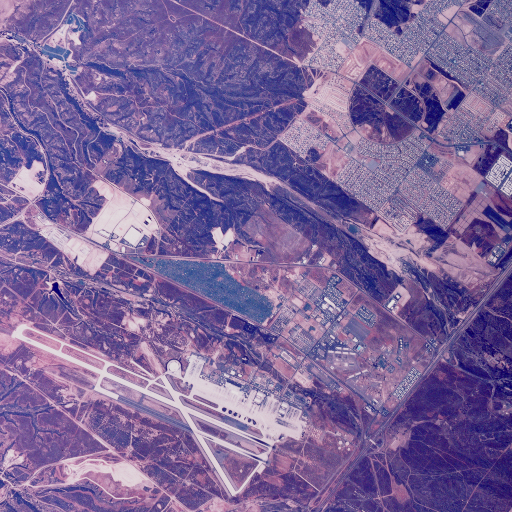
#> input picture images/2.1.01.tiff, 512 x 512 px, found by its file name; its folder holds 4 pictures in this run
$ jupyter execute --allow-errors 'Steganography(PVD).ipynb'
#> lines starting #> are read from the running program, lines starting #| are printed output that depends on the picture
[cell 1]
import cv2
import matplotlib.pyplot as plt
import math
import numpy as np

[cell 2]
#p=input("enter path of cover image")
cover=cv2.imread('images/'+input(),0)
#> the answer given: images/2.1.01.tiff
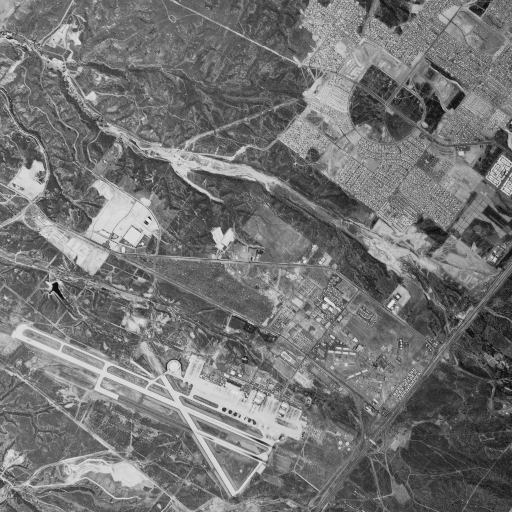
#> cover: shape (512, 512); min 12, max 229, mean 115.5
print(cover.shape)
#| (512, 512)
plt.imshow(cover,cmap='gray')
plt.show()

[cell 3]
#msg=cv2.imread('images/GRAY_8BIT_100x100/'+input("enter path of message image"),0)
msg=cv2.imread('images/'+input("enter path of message image"),0)
#> the answer given: images/2.1.02.tiff
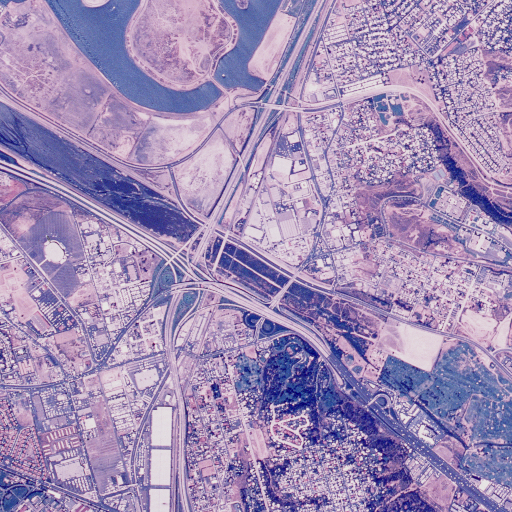
#> input picture images/2.1.02.tiff, 512 x 512 px, found by its file name
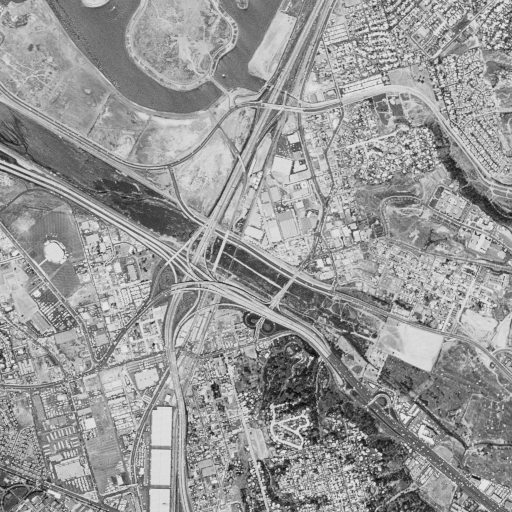
#> msg: shape (512, 512); min 12, max 231, mean 151
print(msg.shape)
#| (512, 512)
plt.imshow(msg,cmap='gray')
plt.show()
#4.1.05.tiff

[cell 4]
def maxc(i,j):
    if i>j:
        return i
    return j
def minc(i,j):
    if i<j:
        return i
    return j
def stego_pvd_encode(cover,msg):
    cover1d=cover.flatten()
    msg1d=msg.flatten()
    byt_str=''
    for i in range(msg1d.shape[0]):
        byt_str+=format(int(msg1d[i]),'08b')
#> this loop made 262144 passes
#> byt_str on passes 1 to 3: '01100100', '0110010001101101', '011001000110110101101000'
    mtb=0
    n=len(byt_str)
#> n = 2097152
    i=0
    while mtb<n:
        if cover1d[i]>cover1d[i+1]:
            diff=cover1d[i]-cover1d[i+1]
        else:
            diff=cover1d[i+1]-cover1d[i]
        #print('co',cover1d[i],cover1d[i+1],diff)
        if diff>=0 and diff<8:
            bits=2
            low=0
        elif diff>=8 and diff<16:
            bits=3
            low=8
        elif diff>=16 and diff<32:
            bits=4
            low=16
        elif diff>=32 and diff<64:
            bits=5
            low=32
        elif diff>=64 and diff<128:
            bits=6
            low=64
        elif diff>=128 and diff<256:
            bits=7
            low=128
        ac_diff=(int(byt_str[mtb:mtb+bits],2)+low)-diff
        mtb+=bits
        half=ac_diff//2
        mx=maxc(cover1d[i],cover1d[i+1])
        mn=minc(cover1d[i],cover1d[i+1])
        if mx+half<=255:
            mx+=half
        else:
            half=255-mx
            mx=255
        if mn-(ac_diff-half)>=0:
            mn-=(ac_diff-half)
        else:
            mx+=(half-mn)
            mn=0
        if cover1d[i]>cover1d[i+1]:
            cover1d[i]=mx
            cover1d[i+1]=mn
        else:
            cover1d[i+1]=mx
            cover1d[i]=mn
        i+=2
#> this loop made 131073 passes
#> (diff, bits, low, ac_diff, mtb) on passes 1 to 12: (2, 2, 0, -1, 2), (2, 2, 0, 0, 4), (7, 2, 0, -6, 6), (3, 2, 0, -3, 8), (8, 3, 8, 3, 11), (12, 3, 8, -1, 14), (2, 2, 0, -1, 16), (7, 2, 0, -6, 18), (2, 2, 0, 0, 20), (6, 2, 0, -4, 22), (5, 2, 0, -5, 24), (21, 4, 16, 2, 28)
#> (diff, bits, low) on passes 61 to 66: (12, 3, 8), (1, 2, 0), (1, 2, 0), (2, 2, 0), (13, 3, 8), (9, 3, 8)
    return cover1d.reshape(cover.shape[0],cover.shape[1])

#> (the rest of this cell did not finish here and is left out)
